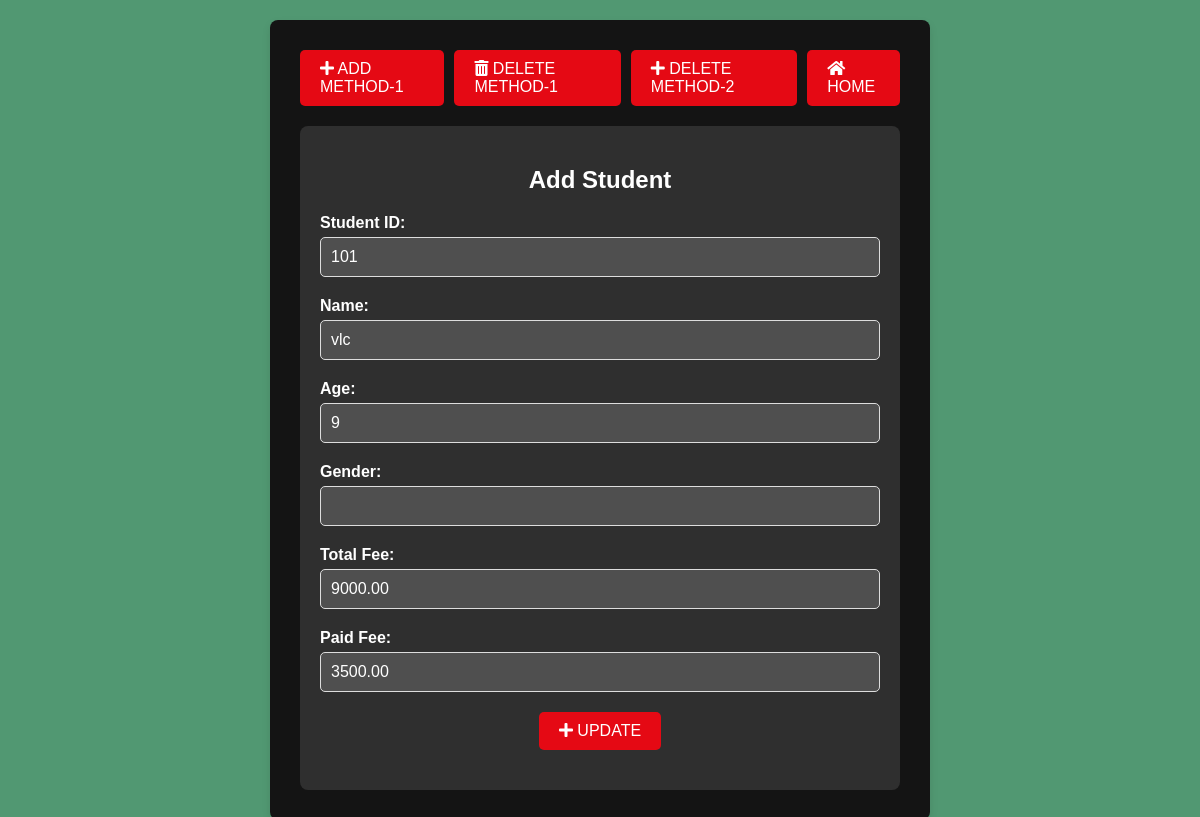
Screenshot of /edit/101/ with the database file from the repository.
### Student/models.py (models this page shows)
class Student_models(models.Model):
    student_id = models.CharField(max_length=10, primary_key=True)  # Assuming student_id is the primary key
    student_name = models.CharField(max_length=100)
    student_age = models.IntegerField()
    student_gender = models.CharField(max_length=10)
    total_fee = models.DecimalField(max_digits=10, decimal_places=2)
    paid_fee = models.DecimalField(max_digits=10, decimal_places=2)

### Student/views.py (the view)
# urls.py: path('edit/<int:id>/',views.edit_views,name='edit'),
def edit_views(request,id):
    obj = Student_models.objects.get(pk=id)
    return render(request,'edit.html',{'students':obj})

### templates/edit.html (shortened to what this page needs)
<!DOCTYPE html>
<html lang="en">
<head>
    <link rel="stylesheet" href="https://cdnjs.cloudflare.com/ajax/libs/font-awesome/5.15.4/css/all.min.css" />
</head>
<body>
    <div class="container">
        <div class="header">
            <a href="{% url 'add1' %}" class="btn"><i class="fas fa-plus"></i> Add Method-1</a>
            <a href="{% url 'delete1' %}" class="btn"><i class="fas fa-trash-alt"></i> Delete Method-1</a>
            <a href="/" class="btn"><i class="fas fa-plus"></i> Delete Method-2</a>
            <a href="/" class="btn"><i class="fas fa-home"></i> Home</a>
        </div>
        <div class="form-container">
            <h2 style="text-align: center;">Add Student</h2>
            <form method="post" action="/edit/{{student_id}}">
                <div class="form-group">
                    <label for="student_id">Student ID:</label>
                    <input type="text" id="student_id" name="student_id" required value="{{students.student_id}}">
                </div>
                <div class="form-group">
                    <label for="student_name">Name:</label>
                    <input type="text" id="student_name" name="student_name" required value="{{students.student_name}}">
                </div>
                <div class="form-group">
                    <label for="student_age">Age:</label>
                    <input type="number" id="student_age" name="student_age" required value="{{students.student_age}}">
                </div>
                <div class="form-group">
                    <label for="student_gender">Gender:</label>
                    <input type="number" id="student_gender" name="student_gender" required value="{{student_gender}}">
                </div>
                <div class="form-group">
                    <label for="total_fee">Total Fee:</label>
                    <input type="number" id="total_fee" name="total_fee" required value="{{students.total_fee}}">
                </div>
                <div class="form-group">
                    <label for="paid_fee">Paid Fee:</label>
                    <input type="number" id="paid_fee" name="paid_fee" required value="{{students.paid_fee}}">
                </div>
                <div class="form-group" style="text-align: center;">
                    <button type="submit"><i class="fas fa-plus"></i> Update </button>
                </div>
            </form>
        </div>
    </div>
</body>
</html>

### templates/edit.html (style rules this page uses)
body { font-family: Arial, sans-serif; background-color: #519872; color: #fff; padding: 20px; margin: 0; }
.container { max-width: 600px; margin: 0 auto; background-color: #141414; padding: 30px; border-radius: 8px; box-shadow: 0 4px 8px rgba(0, 0, 0, 0.1); }
.header { display: flex; justify-content: space-between; align-items: center; margin-bottom: 20px; }
.header .btn { background-color: #e50914; color: white; border: none; border-radius: 5px; cursor: pointer; transition: background-color 0.3s ease; text-decoration: none; padding: 10px 20px; font-size: 16px; text-transform: uppercase; }
.header .btn:not(:last-child) { margin-right: 10px; }
.form-container { background-color: #2f2f2f; padding: 20px; border-radius: 8px; margin-top: 20px; }
.form-group { margin-bottom: 20px; }
.form-group label { font-weight: bold; display: block; margin-bottom: 5px; color: #fff; }
.form-group input[type="text"], .form-group input[type="number"], .form-group select { width: 100%; padding: 10px; border: 1px solid #ddd; border-radius: 5px; box-sizing: border-box; font-size: 16px; outline: none; background-color: #4f4f4f; color: #fff; }
.form-group button { background-color: #e50914; color: white; border: none; padding: 10px 20px; border-radius: 5px; cursor: pointer; font-size: 16px; text-transform: uppercase; transition: background-color 0.3s ease; }

### rows the page displays
Student_models: student_id "101", student_name "vlc", student_age "9", total_fee "9000.00", paid_fee "3500.00"
